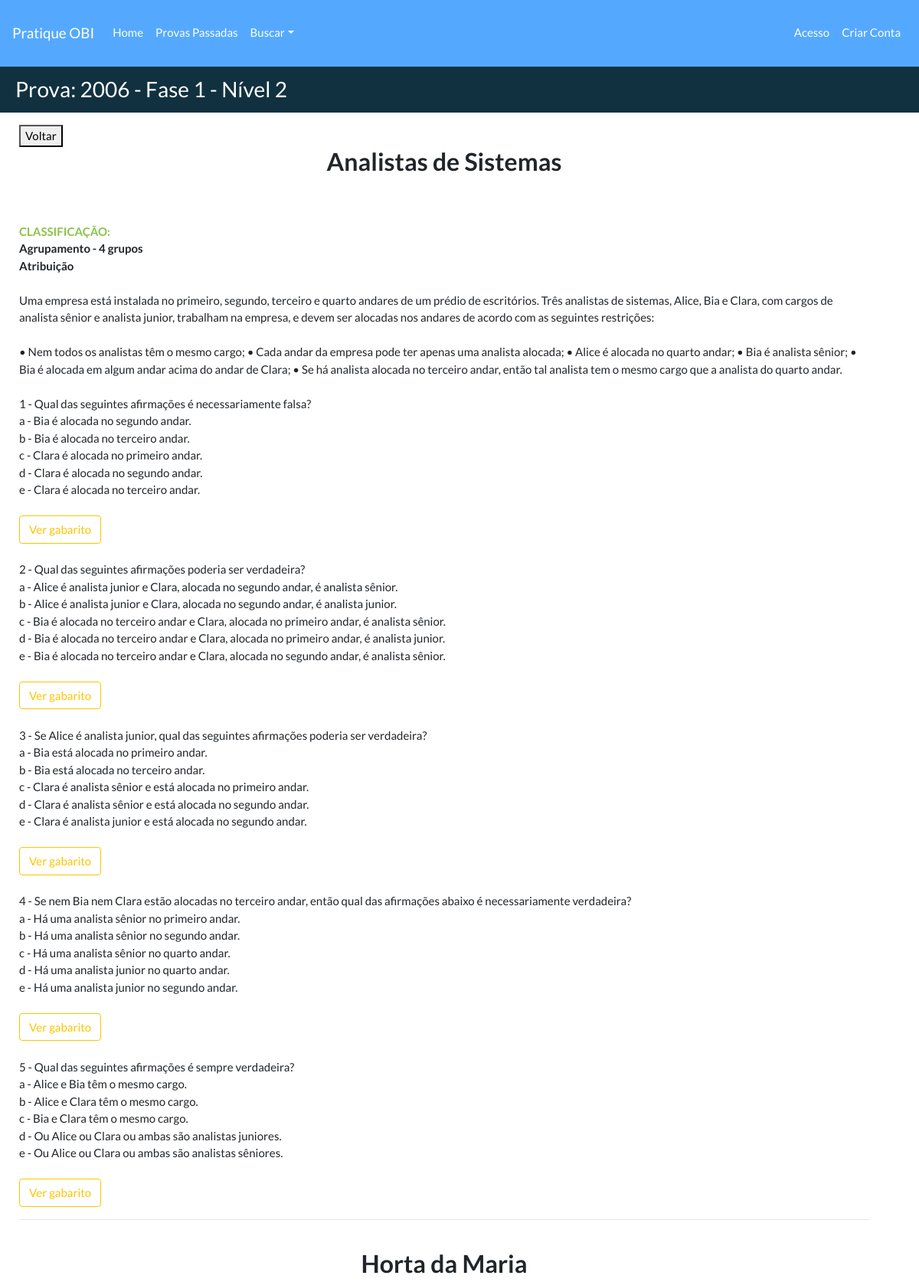
The page /provas/4/problemas/ (upper part) on the database its author committed.
### provasobi/models.py (models this page shows, shortened)
class Prova(models.Model):
    codprova = models.AutoField(db_column='codProva', primary_key=True)  # Field name made lowercase.
    anoprova = models.IntegerField(db_column='anoProva', blank=True, null=True)  # Field name made lowercase.
    nivelprova = models.IntegerField(db_column='nivelProva', blank=True, null=True)  # Field name made lowercase.
    faseprova = models.IntegerField(db_column='faseProva', blank=True, null=True)  # Field name made lowercase.
    urlprova = models.URLField(db_column='urlProva', unique=True, null=True, blank=True,
                               default='https://olimpiada.ic.unicamp.br/passadas/')
    urlgabarito = models.URLField(db_column='urlGabarito', unique=True, null=True, blank=True)
    class Meta:
        unique_together = ['anoprova', 'faseprova', 'nivelprova']
        managed = True
        db_table = 'prova'
        ordering = ['anoprova']

class Problema(models.Model):
    codproblema = models.AutoField(db_column='codProblema', primary_key=True)
    numeroproblema = models.PositiveIntegerField(db_column='numeroProblema',
                                                 validators=[MinValueValidator(1)])
    tituloproblema = models.TextField(db_column='tituloProblema', blank=True, null=True)
    enunciadoproblema = models.TextField(db_column='enunciadoProblema', blank=True, null=True)
    regrasproblema = models.TextField(db_column='regrasProblema', blank=True, null=True)
    imgproblema = models.TextField(db_column='imgProblema', blank=True, null=True, default='')
    codprova = models.ForeignKey('Prova', models.CASCADE, db_column='codProva', blank=True, null=True)
    classificacao = models.ManyToManyField('Classificacao', blank=True)
    def recorte(self, filename):
        return 'problema/' + str(self.codprova.codprova) + '.' + filename.split('.')[-1]
    image = models.ImageField('Recorte', upload_to=recorte, blank=True, null=True)
    class Meta:
        managed = True
        db_table = 'problema'
        unique_together = ['codprova', 'tituloproblema']

class Classificacao(models.Model):
    codclassificacao = models.AutoField(db_column='codClassificacao', primary_key=True)
    tituloclassificacao = models.TextField(db_column='tituloClassificacao', blank=True, null=True)
    class Meta:
        managed = True
        db_table = 'classificacao'
        verbose_name_plural = 'Classificações'
        verbose_name = 'Classificação'

class Questao(models.Model):
    codquestao = models.AutoField(db_column='codQuestao', primary_key=True)  # Field name made lowercase.
    numeroquestao = models.PositiveIntegerField(db_column='numeroQuestao',
                                                validators=[MinValueValidator(1)])  # Field name made lowercase.
    enunciadoquestao = models.TextField(db_column='enunciadoQuestao', blank=True,
                                        null=True)  # Field name made lowercase.
    alternativas = models.TextField('Alternativas', null=True, blank=True)
    gabaritoquestao = models.CharField(db_column='gabaritoQuestao', max_length=10, blank=True, null=True)
    imgquestao = models.CharField(db_column='imgQuestao', max_length=300, blank=True, null=True, default='')
    codproblema = models.ForeignKey(Problema, models.CASCADE, db_column='codProblema', blank=True, null=True,
                                    related_name="cod_problemas_questao")
    explicativo = models.TextField('Explicação', null=True, blank=True)
    explicativo_imagem = models.ImageField('Imagem Explicativa ', null=True, blank=True)
    def recorte(self, filename):
        return 'questao/' + str(self.codproblema.codproblema) + '.' + filename.split('.')[-1]
    image = models.ImageField('Recorte', upload_to=recorte, null=True, blank=True)
    class Meta:
        managed = True
        db_table = 'questao'
        verbose_name_plural = 'Questões'
        verbose_name = 'Questão'
        unique_together = ['codproblema', 'numeroquestao']
    def get_alternativas(self):
        data = []
        letras = ['a', 'b', 'c', 'd', 'e']
        i = 0
        alternativas = self.alternativas.split('|')
        for alternativa in alternativas:
            data.append({'letraalternativa': letras[i], 'textoalternativa': alternativas[i]})
            i += 1
        return data

### provasobi/views.py (the view)
# urls.py: path('<int:pk>/problemas/', problemas, name='url_prob'),
def problemas(request, pk):
    problemas = Problema.objects.all().select_related('codprova').filter(codprova=pk)
    provas = Prova.objects.filter(codprova=pk)
    id_prob = []
    for p in problemas:
        id_prob.append(p)
    questoes = Questao.objects.all().select_related('codproblema').filter(codproblema__in=id_prob).order_by(
        'numeroquestao')  # .filter(codproblema__in=id_questoes)
    return render(request, 'problemas.html',
                  {'problemas': problemas, 'questoes': questoes, 'provas': provas})

### templates/problemas.html (shortened to what this page needs)
{% extends 'base2.html' %}
{% load static %}
{% block titulo %}
{% for p in provas %}
    Prova:  {{p.anoprova}} - Fase {{p.faseprova}} - Nível {{p.nivelprova}}
{% endfor %}
{% endblock %}
{% block container %}
    <button onclick="goBack()">Voltar</button>
    {% for prob in problemas %}
    <br/>
    <h3><p align="center"><b>{{prob.tituloproblema}}</b></p></h3><br/>
        <br><font color="#8bc34a"><b>CLASSIFICAÇÃO:</b></font>
        {% for f in prob.classificacao.all %}
            <br><b>{{f.tituloclassificacao}}</b>
        {% endfor %}
        <br/><br/>{{prob.enunciadoproblema}}</br>
        {% if prob.regrasproblema %}
            <br/>{{prob.regrasproblema}}<br/>
        {% endif %}
        {% if prob.imgproblema %}
            {% load static %}
        {% endif %}
        {% for q in questoes %}
            {% if q.codproblema.codproblema == prob.codproblema %}
                <br>{{ q.numeroquestao }} - {{q.enunciadoquestao}}</br>
                {% if q.imgquestao %}
                    {% load static %}
                {% endif %}
                {% for a in q.get_alternativas %}
                        {{a.letraalternativa}} - {{ a.textoalternativa }} </br>
                {% endfor %}
            <br>
             <button class="btn btn-outline-success" onclick="myFunction('{{q.codquestao}}')">Ver gabarito</button><br/>
            {% endif %}
        {% endfor %}
    <hr>
    {% endfor%}
{% endblock %}

### rows shown on the page
Prova: anoprova "2006", faseprova "1", nivelprova "2"
Problema: tituloproblema "Analistas de Sistemas", enunciadoproblema "Uma empresa está instalada no primeiro, segundo, terceiro e quarto andares de um prédio de escritórios. Três analistas de sistemas, Alice, Bia e Clara, com cargos de analista sênior e analista junior, trabalham na empresa, e devem ser alocadas nos andares de acordo com as seguintes restrições:", regrasproblema "• Nem todos os analistas têm o mesmo cargo; • Cada andar da empresa pode ter apenas uma analista alocada; • Alice é alocada no quarto andar; • Bia é analista sênior; • Bia é alocada em algum andar acima do andar de Clara; • Se há analista alocada no terceiro andar, então tal analista tem o mesmo cargo que a analista do quarto andar."
Classificacao: tituloclassificacao "Agrupamento - 4 grupos"
Classificacao: tituloclassificacao "Atribuição"
Questao: numeroquestao "1", enunciadoquestao "Qual das seguintes afirmações é necessariamente falsa?", letraalternativa "a" "b" "c" "d" "e", textoalternativa "Bia é alocada no segundo andar." "Bia é alocada no terceiro andar." "Clara é alocada no primeiro andar." "Clara é alocada no segundo andar." "Clara é alocada no terceiro andar."
Questao: numeroquestao "2", enunciadoquestao "Qual das seguintes afirmações poderia ser verdadeira?", letraalternativa "a" "b" "c" "d" "e", textoalternativa "Alice é analista junior e Clara, alocada no segundo andar, é analista sênior." "Alice é analista junior e Clara, alocada no segundo andar, é analista junior." "Bia é alocada no terceiro andar e Clara, alocada no primeiro andar, é analista sênior." "Bia é alocada no terceiro andar e Clara, alocada no primeiro andar, é analista junior." "Bia é alocada no terceiro andar e Clara, alocada no segundo andar, é analista sênior."
Questao: numeroquestao "3", enunciadoquestao "Se Alice é analista junior, qual das seguintes afirmações poderia ser verdadeira?", letraalternativa "a" "b" "c" "d" "e", textoalternativa "Bia está alocada no primeiro andar." "Bia está alocada no terceiro andar." "Clara é analista sênior e está alocada no primeiro andar." "Clara é analista sênior e está alocada no segundo andar." "Clara é analista junior e está alocada no segundo andar."
Questao: numeroquestao "4", enunciadoquestao "Se nem Bia nem Clara estão alocadas no terceiro andar, então qual das afirmações abaixo é necessariamente verdadeira?", letraalternativa "a" "b" "c" "d" "e", textoalternativa "Há uma analista sênior no primeiro andar." "Há uma analista sênior no segundo andar." "Há uma analista sênior no quarto andar." "Há uma analista junior no quarto andar." "Há uma analista junior no segundo andar."
Questao: numeroquestao "5", enunciadoquestao "Qual das seguintes afirmações é sempre verdadeira?", letraalternativa "a" "b" "c" "d" "e", textoalternativa "Alice e Bia têm o mesmo cargo." "Alice e Clara têm o mesmo cargo." "Bia e Clara têm o mesmo cargo." "Ou Alice ou Clara ou ambas são analistas juniores." "Ou Alice ou Clara ou ambas são analistas sêniores."
Problema: tituloproblema "Horta da Maria"
